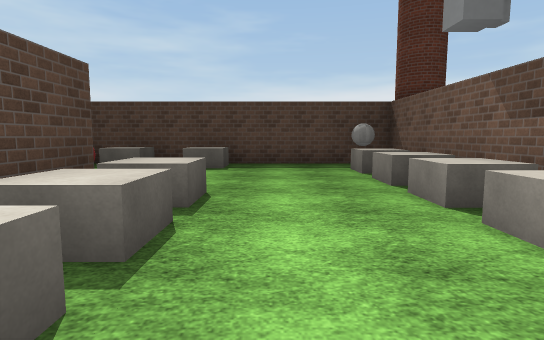
view 1 (above)

16 first-person views from a walk through a 3-D level made in the Unity game engine. The camera is 1.3 m above the floor, tilts 6° down and sees 80° across. The floor is counted in squares, 2 m on a side. Each view is taken from the middle of a square. On the plan, view 1 faces up. The plan holds only what a view shows up to about 10 squares ahead; the rest is blank. The player character is not drawn. Some surface patterns are stand-ins.

view 2
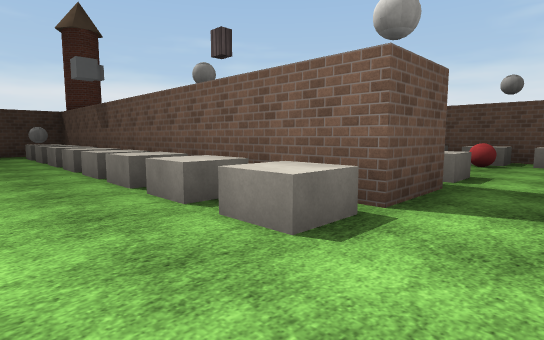

view 3
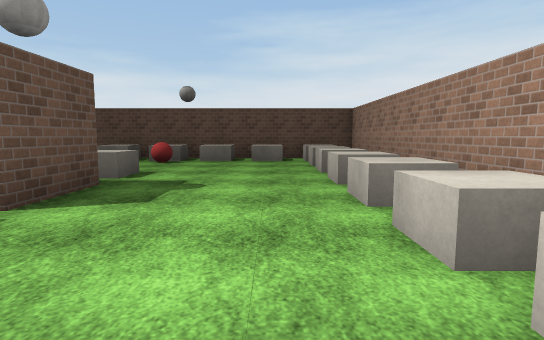

view 4
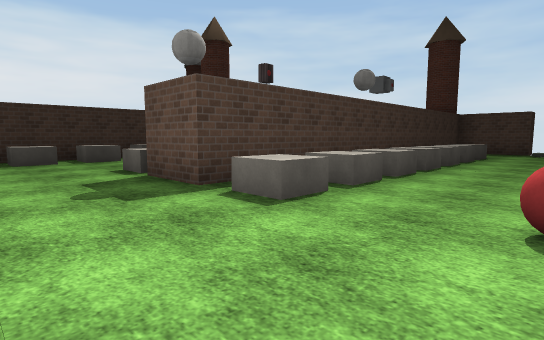

view 5
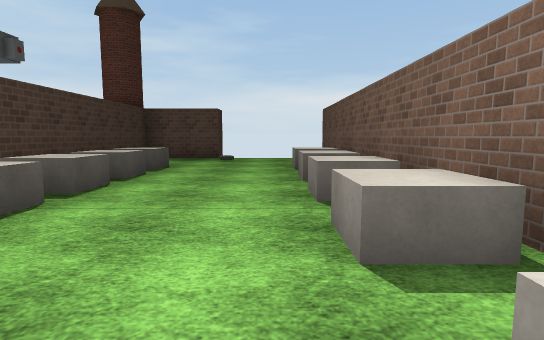

view 6
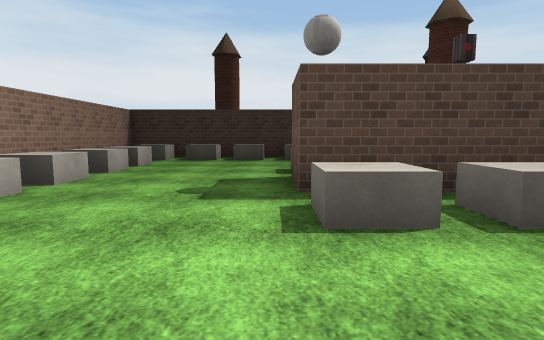

view 7
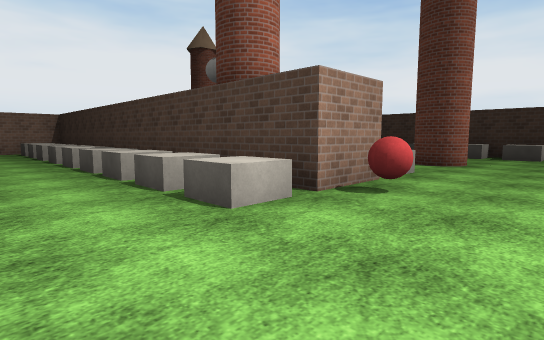

view 8
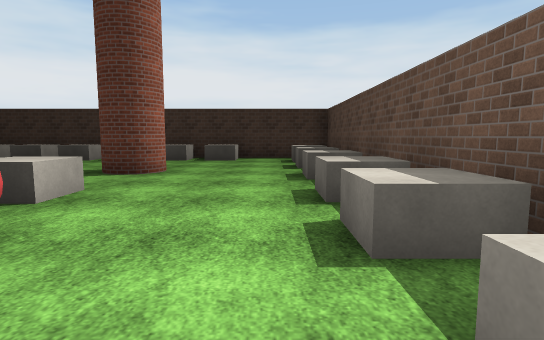

view 9
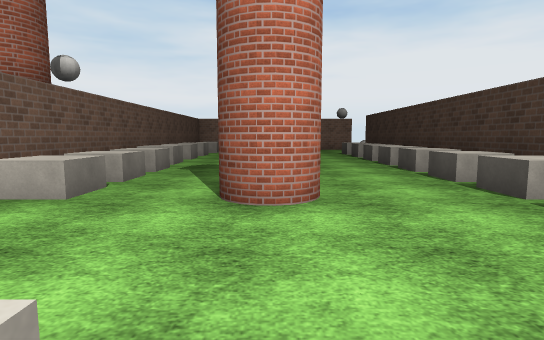

view 10
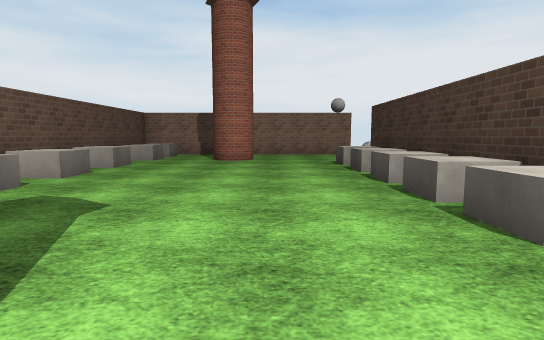

view 11
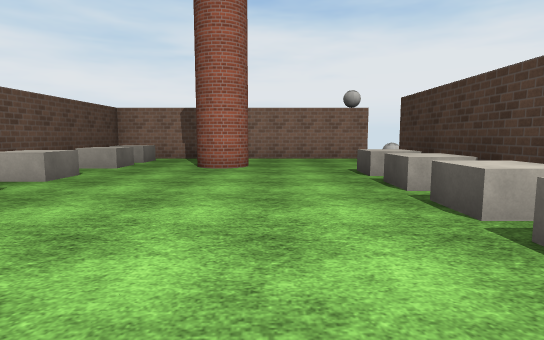

view 12
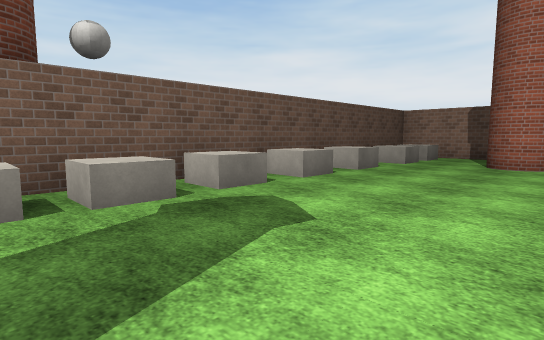

view 13
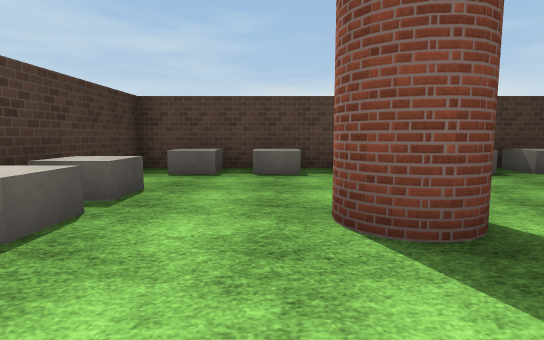

view 14
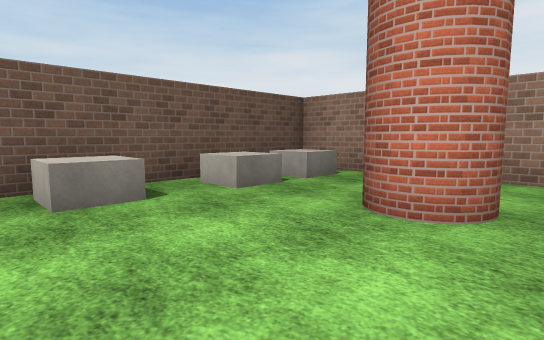

view 15
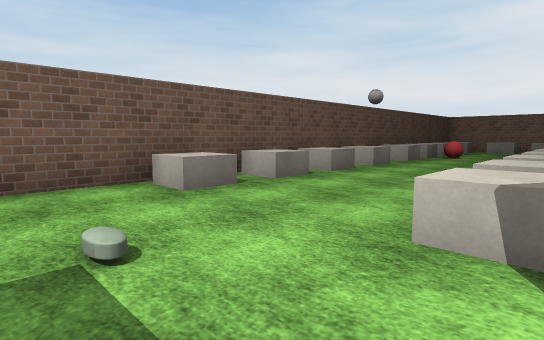

view 16
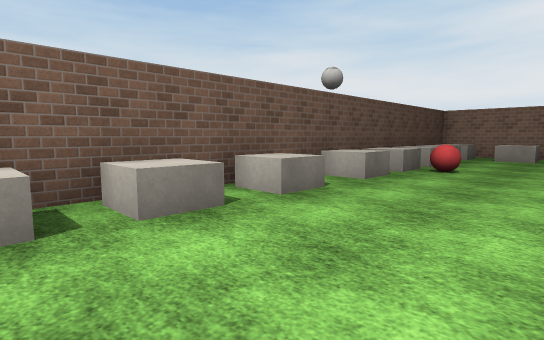

### Floor plan
Points are (right, up) in squares from view 1. A wall is a line through its corners. A room is listed if a view was taken in it or the views show most of it. See-through windows are left out.
Room 1 (views 1, 2, 3, 4, 5, 6, 7, 8, 9, 10, 11, 12, 13, 14, 15, 16)
walls: (-3.5, 3.7) (-2, 3.7) (-2, -8.3) (9.5, -8.3) (9.5, 7.9); (6.5, 7.7) (4.3, 7.7) (4.3, -3.7) (2.8, -3.7) (2.8, 7.7) (-10.7, 7.7) (-10.7, -6); (-10.2, -8.3) (-3.6, -8.3) (-3.6, 1.6)
objects: other object (-11, -8); block (-10, -5); block (-10, -3); block (-10, -2); block (-10, -1); block (-10, 0) to (-10, 1); block (-10, 2); block (-10, 3); block (-10, 5); block (-9, 7); block (-8, 7); block (-6, 7); block (-5, -7) to (-4, -7); block (-5, -6) to (-4, -6); block (-5, 1) to (-4, 1); block (-5, 2) to (-4, 2); block (-5, 3) to (-4, 3); block (-5, 7) to (-4, 7); other object (-4, -4); other object (-4, -2); other object (-4, -1); red ball (-3, 4); block (-3, 7); block (-1, -7); block (-1, -6); block (-1, -5); block (-1, -3); block (-1, -2); block (-1, -1); block (-1, 0) to (-1, 1); block (-1, 2); block (-1, 3); block (-1, 7); block (1, -7); block (2, -7); block (2, -3); block (2, -2); block (2, -1) to (2, 0); other object (2, 1); other object (2, 2); other object (2, 3); block (2, 5); block (2, 6); ball (2, 7); block (3, -7); block (5, -7); block (5, -3); block (5, -2); block (5, -1); block (5, 0) to (5, 1); block (5, 2); block (5, 3); block (5, 5); block (6, -7) to (7, -7); block (8, -7); red ball (8, -3); block (9, -7); block (9, -6); block (9, -5); block (9, -4) to (9, -3); block (9, -2); other object (9, 0); other object (9, 1) to (9, 2); other object (9, 3); other object (9, 5)

Positions as (right, up) in squares from view 1, and headings:
1: (0, 0), facing up
2: (0, -5), facing up-right
3: (0, -6), facing right
4: (8, -6), facing up-left
5: (8, -2), facing up
6: (8, -4), facing left
7: (1, 6), facing down-left
8: (-1, 6), facing left
9: (-7, 7), facing down
10: (-8, 3), facing down
11: (-8, 1), facing down
12: (-8, 2), facing down-right
13: (-8, 1), facing up
14: (-8, -3), facing down-right
15: (5, 7), facing down-right
16: (6, 3), facing down-right
